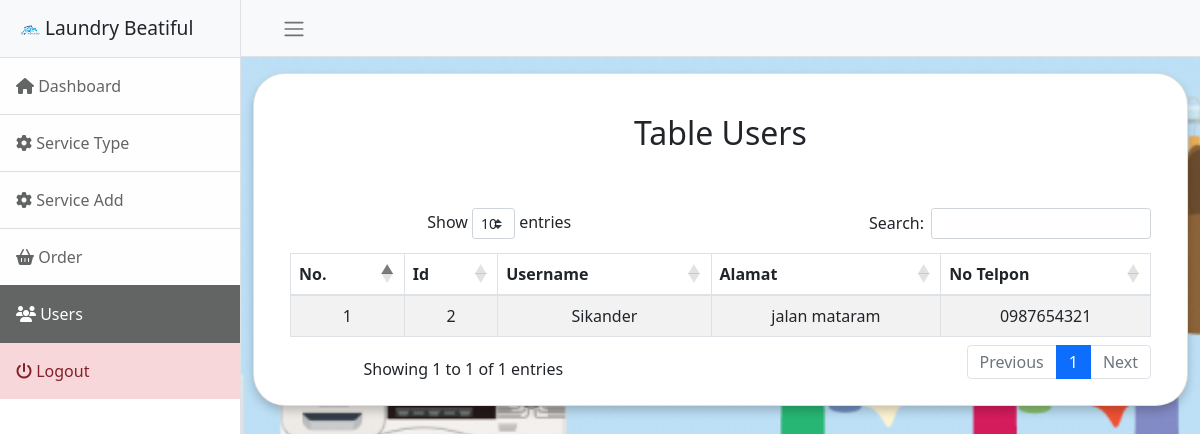
The page /admin/users.php (signed in) on the database its author committed.
### tables this page shows
CREATE TABLE `users` (
  `id` bigint(11) NOT NULL,
  `email` varchar(50) NOT NULL,
  `username` varchar(50) NOT NULL,
  `password` varchar(50) NOT NULL,
  `address` text NOT NULL,
  `no_telp` varchar(15) NOT NULL,
  `id_level` int(11) NOT NULL
);

### config/crud.php (called while the page is built, shortened)
<?php
function read($table, $column, $condition = null)
{
  $db = $GLOBALS['db'];
  $sql = "SELECT " . $column . " FROM " . $table;
  $read = $db->query($sql);
  if ($read->num_rows > 0) {
    return $read;
  } else {
    return false;
  }
}

### admin/users.php (the view)
<?php
include('component/header.php');
include('component/navbar.php');
$table = 'users';
$read = read($table, "*");
?>
<div class="container-fluid pt-3">
  <div class="card">
    <div class="card-body">
      <section class="ftco-section">
        <div class="container">
          <div class="row justify-content-center">
            <div class="col-md-6 text-center mb-5">
              <h2 class="heading-section">Table Users</h2>
            </div>
          </div>
          <div class="row">
            <div class="col-md-12">
              <div class="table-wrap table-responsive">
                <table table id="tables" class="table table-striped table-bordered" style="width:100%">
                  <thead>
                    <tr>
                      <th>No.</th>
                      <th>Id</th>
                      <th>Username</th>
                      <th>Alamat</th>
                      <th>No Telpon</th>
                    </tr>
                  </thead>
                  <tbody>
                    <?php
                    if ($read) {
                      $count = '1';
                      while ($row = $read->fetch_object()) {
                        if ($row->id_level != 1) {
                          echo "<tr><td>" . $count++ . "</td>";
                          echo '<td>' . $row->id . '</td>';
                          echo '<td>' . $row->username . '</td>';
                          echo '<td>' . $row->address . '</td>';
                          echo "<td>" . $row->no_telp . "</td></tr>";
                        }
                      }
                    }
                    ?>
                  </tbody>
                </table>
              </div>
            </div>
          </div>
        </div>
      </section>
    </div>
  </div>
</div>
<?php
include('component/footer.php');
?>

### admin/component/header.php (style rules this page uses)
.card { padding: 1.5em .5em .5em; border-radius: 2em; text-align: center; box-shadow: 0 5px 10px rgba(0, 0, 0, .2); }

### rows shown on the page
users: id "2", username "Sikander", address "jalan mataram", no_telp "0987654321"
